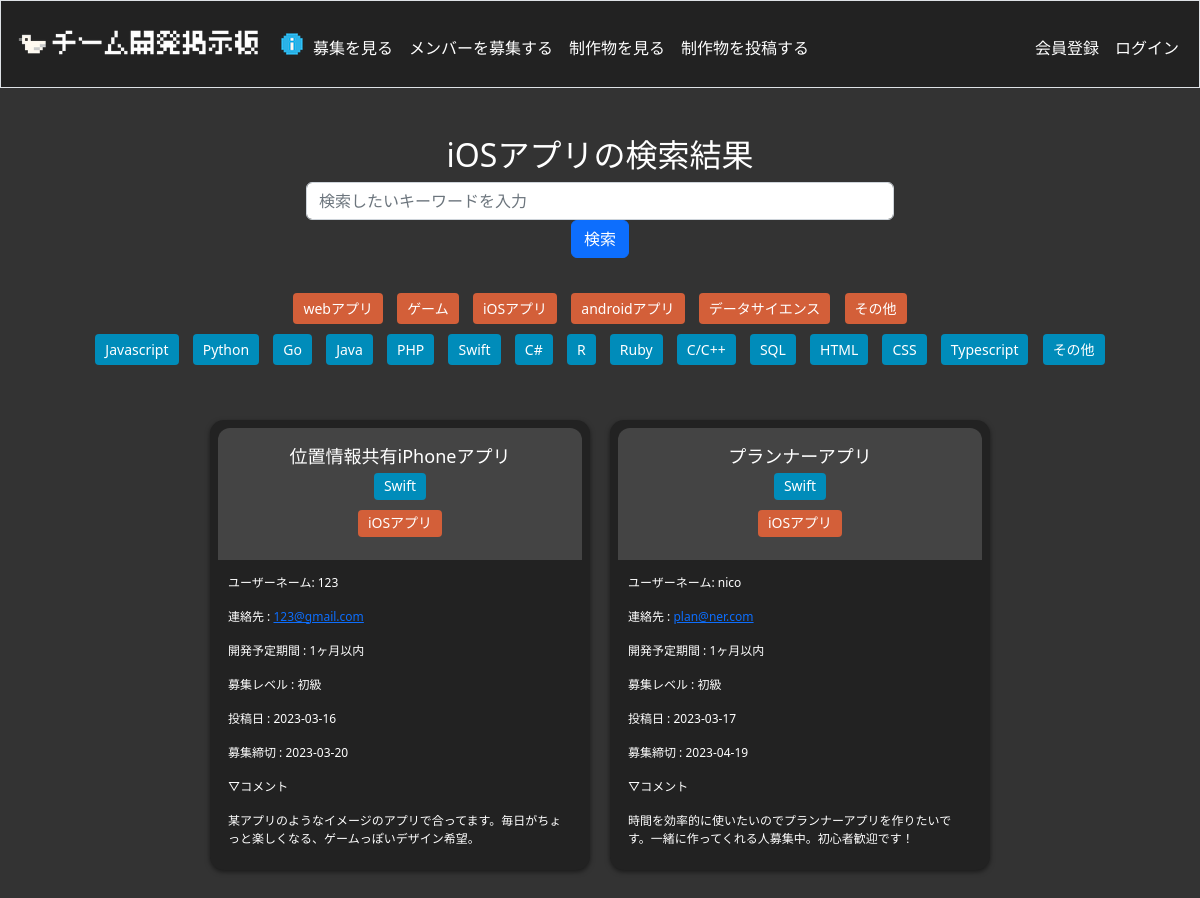
Page /index_tag/iOSアプリ on the committed database.
### tables this page shows
CREATE TABLE genres (
	genre_id INTEGER PRIMARY KEY AUTOINCREMENT NOT NULL,
	name TEXT
);

CREATE TABLE languages (
	language_id INTEGER PRIMARY KEY AUTOINCREMENT NOT NULL,
	name TEXT
);

CREATE TABLE entries (
        entry_id INTEGER PRIMARY KEY AUTOINCREMENT NOT NULL,
        title TEXT,
        mail_address TEXT,
        time TEXT,
        level TEXT,
        genre TEXT,
        day_posted TEXT,
        day_end TEXT,
        body TEXT,
        is_active INTEGER DEFAULT 1,
        user_id INTEGER,
        FOREIGN KEY (user_id) REFERENCES users(user_id)
);

### app.py (the view)
@app.route("/index_tag/<string:tag>")
def index_tag(tag):
    genres = db.execute("SELECT * FROM genres")
    languages = db.execute("SELECT * FROM languages")
    entries = db.execute("""
        SELECT entries.*, GROUP_CONCAT(languages.name) as language_name, users.username
        FROM entries
        LEFT JOIN language_to_entry
        ON entries.entry_id = language_to_entry.entry_id
        LEFT JOIN languages
        ON languages.language_id = language_to_entry.language_id
        LEFT JOIN users
        ON users.user_id = entries.user_id
        WHERE genre = ?
        GROUP BY entries.entry_id;
    """, tag)
    a=tag
    if entries == []:
        flash("そのジャンルの投稿はまだ行われていません")
        return redirect("/")
    return render_template('index_tag.html', genres=genres, languages=languages, entries=entries, tags=a)

### templates/index_tag.html (shortened to what this page needs)
{% extends "layout.html" %}
{% block main %}
<h2>{{ tags }}の検索結果</h2>
<div class="mb-3">
    <form action="{{ url_for('index_search') }}" method="GET">
        <input class="form-control" type="text" placeholder="検索したいキーワードを入力" name="keyword" autocomplete="off">
        <button type="submit" class="btn btn-primary">検索</button>
    </form>
</div>
<div class="tag_list">
    {% for i in genres %}
        <button name="button" type="submit" class="tag_genres" onclick="location.href='{{ url_for('index_tag', tag=i.name) }}'">{{ i.name }}</button>
    {% endfor %}
    <br>
    {% for i in languages %}
        <button name="button" type="submit" class="tag_languages" onclick="location.href='{{ url_for('index_language', tag=i.name) }}'">{{ i["name"] }}</button>
    {% endfor %}
</div>
<div class="box-container">
    {% for entry in entries %}
    <div class="box">
        <div class="box-header">
            <h2>{{ entry.title }}<br>
            {% for language in entry.language_name.split(',') %}
                <button class="tag_languages">{{ language }}</button>
            {% endfor %}
            <br>
            <button class="tag_genres">{{ entry.genre }}</button>
            </h2>
        </div>
        <div class="box-content">
            <p>ユーザーネーム: {{ entry.username }}</p>
            <p>連絡先 : <a href="mailto:{{ entry.mail_address }}">{{ entry.mail_address }}</a></p>
            <p>開発予定期間 : {{ entry.time }}</p>
            <p>募集レベル : {{ entry.level }}</p>
            <p>投稿日 : {{ entry.day_posted }}</p>
            <p>募集締切 : {{ entry.day_end }}</p>
            <p >▽コメント</p>
            <p class="comment">{{ entry.body }}</p>
        </div>
    </div>
{% endfor %}
</div>
{% endblock %}

### static/styles.css (style rules this page uses)
body { background-color: #333333; }
form { margin: 0 auto; max-width: 50%; }
.tag_list { margin-top: 30px; margin-bottom: 50px; }
.box-container { display: flex; flex-wrap: wrap; flex-direction: row; justify-content: center; align-items: flex-start; gap: 20px; margin: 0 auto; }
.box { display: grid; background-color: #222222; border-radius: 14px; width: 380px; height: 450px; margin-bottom: 16px; padding: 8px; box-shadow: 0 2px 5px rgba(0, 0, 0, 0.5); display: flex; flex-direction: column; grid-auto-flow: row; }
.box-header { background-color: #444444; border-top-left-radius: 12px; border-top-right-radius: 12px; border-bottom: 0; padding: 18px; display: flex; justify-content: space-between; align-items: center; margin-bottom: 4px; flex-grow: 0; }
.box-header h2 { margin: 0; color: white; flex-grow: 1; overflow: hidden; text-overflow: ellipsis; font-size: 18px; }
.box-content { text-align: left; font-size: 12px; padding: 10px; color: white; flex-grow: 1; max-height: 400px; overflow-y: scroll; padding-right: 15px; overflow-wrap: break-word; }
.box-content p:first-child { margin-top: 0; }
h1, .mb-3, .form-label, .languageinput, .checklist, h2, h3, h4 { color: white; }
.tag_languages, .tag_genres { margin-left: 5px; margin-right: 5px; border: none; border-radius: 3px; background-color: #666666; color: white; font-size: 12px; padding: 3px 5px; margin-top: 5px; margin-bottom: 5px; }
.tag_languages { background-color: #008cba; color: white; border: none; border-radius: 4px; padding: 5px 10px; font-size: 14px; cursor: pointer; }
.tag_genres { background-color: #d35f39; color: white; border: none; border-radius: 4px; padding: 5px 10px; font-size: 14px; cursor: pointer; }
.comment { white-space: pre-wrap; width: inherit; word-wrap: break-word; }

### rows in the picture
genres: name "webアプリ"
genres: name "ゲーム"
genres: name "iOSアプリ"
genres: name "androidアプリ"
genres: name "データサイエンス"
genres: name "その他"
languages: name "Javascript"
languages: name "Python"
languages: name "Go"
languages: name "Java"
languages: name "PHP"
languages: name "Swift"
languages: name "C#"
languages: name "R"
languages: name "Ruby"
languages: name "C/C++"
languages: name "SQL"
languages: name "HTML"
languages: name "CSS"
languages: name "Typescript"
languages: name "その他"
entries: title "位置情報共有iPhoneアプリ", language "Swift", genre "iOSアプリ", username "123", mail_address "123@gmail.com", time "1ヶ月以内", level "初級", day_posted "2023-03-16", day_end "2023-03-20", body "某アプリのようなイメージのアプリで合ってます。毎日がちょっと楽しくなる、ゲームっぽいデザイン希望。"
entries: title "プランナーアプリ", language "Swift", genre "iOSアプリ", username "nico", mail_address "plan@ner.com", time "1ヶ月以内", level "初級", day_posted "2023-03-17", day_end "2023-04-19", body "時間を効率的に使いたいのでプランナーアプリを作りたいです。一緒に作ってくれる人募集中。初心者歓迎です！"

### other values in the picture
{{ tags }} "iOSアプリ"
